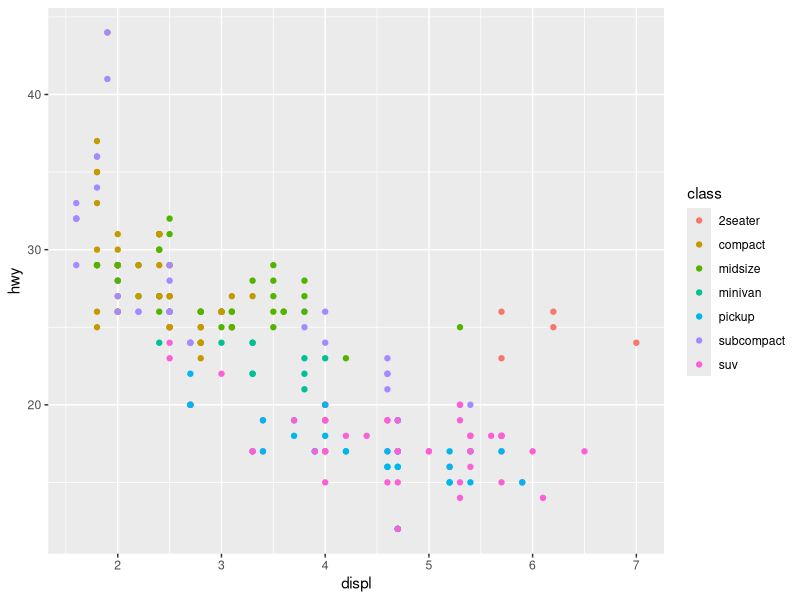
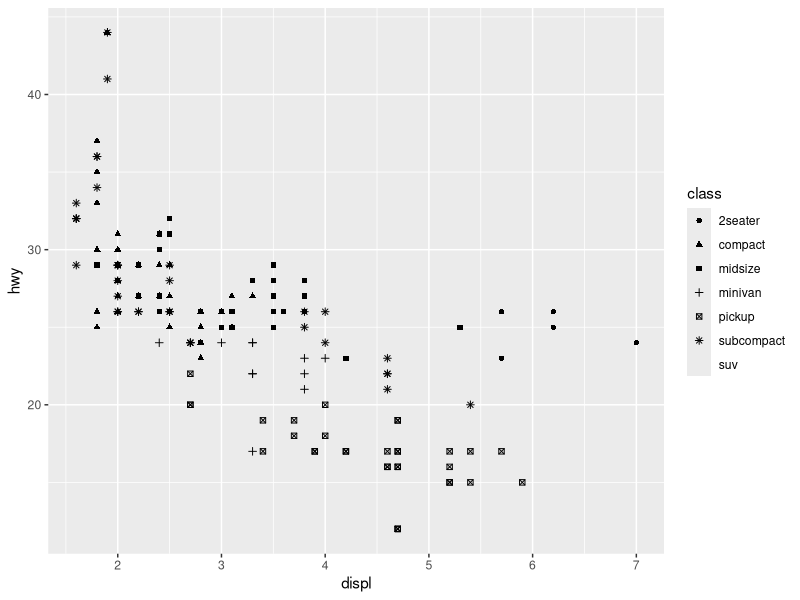
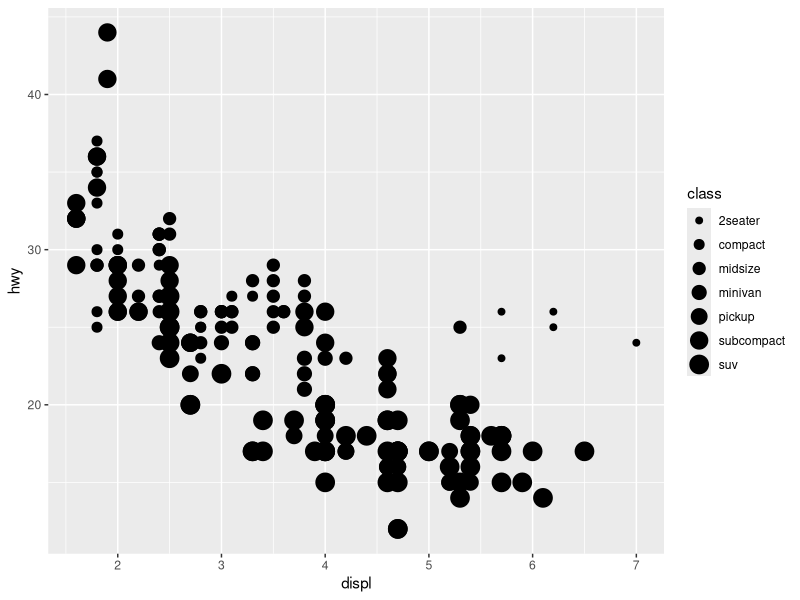
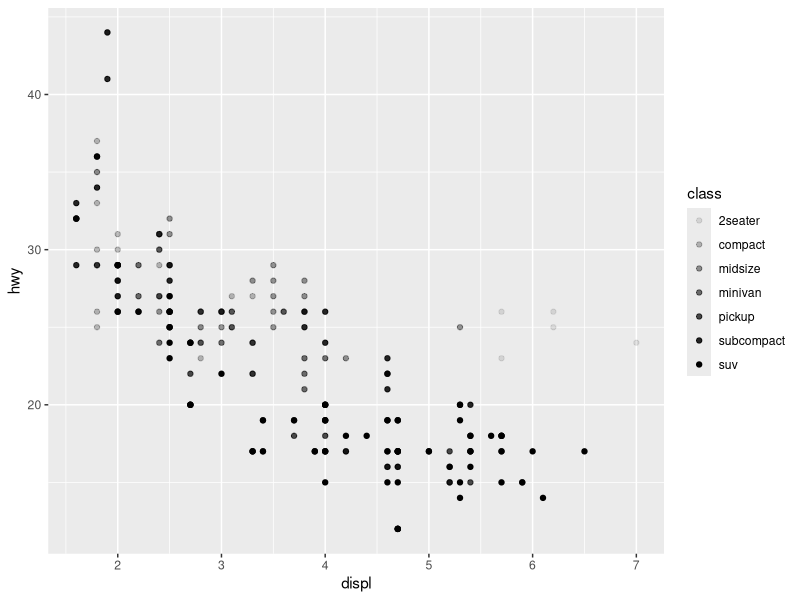
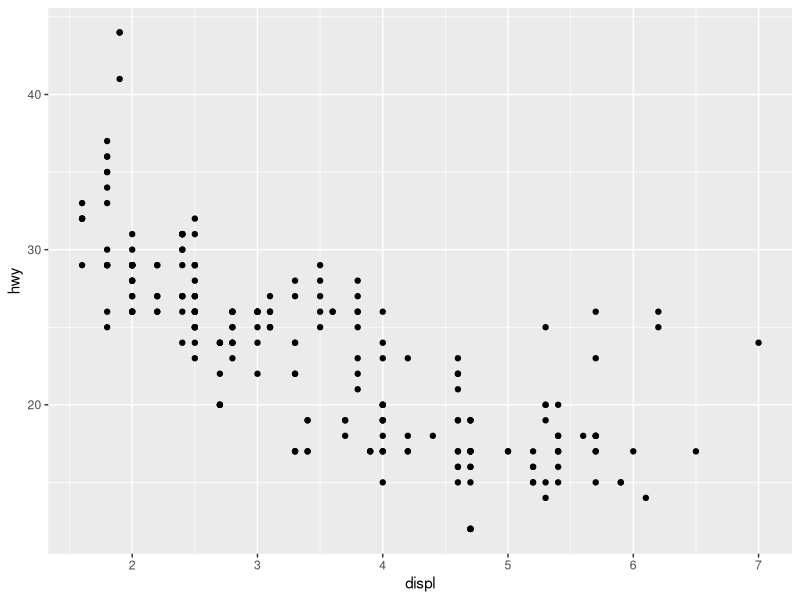
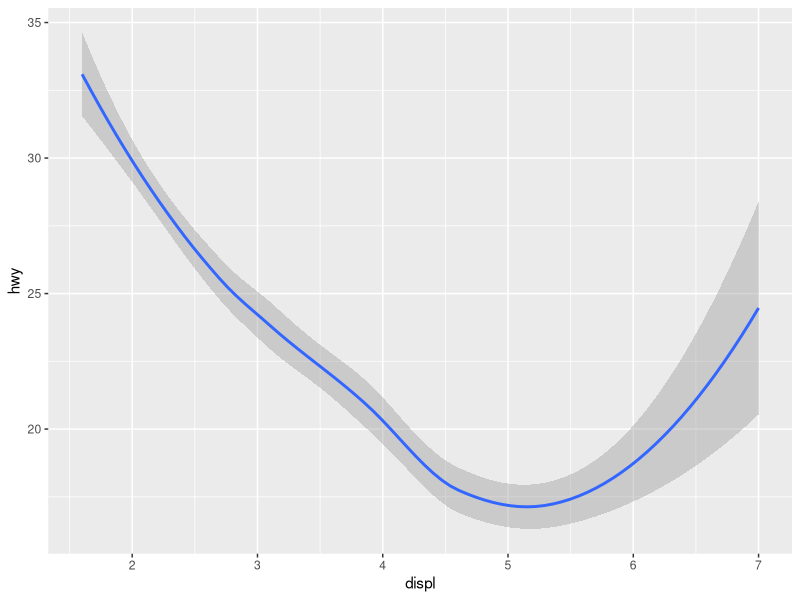
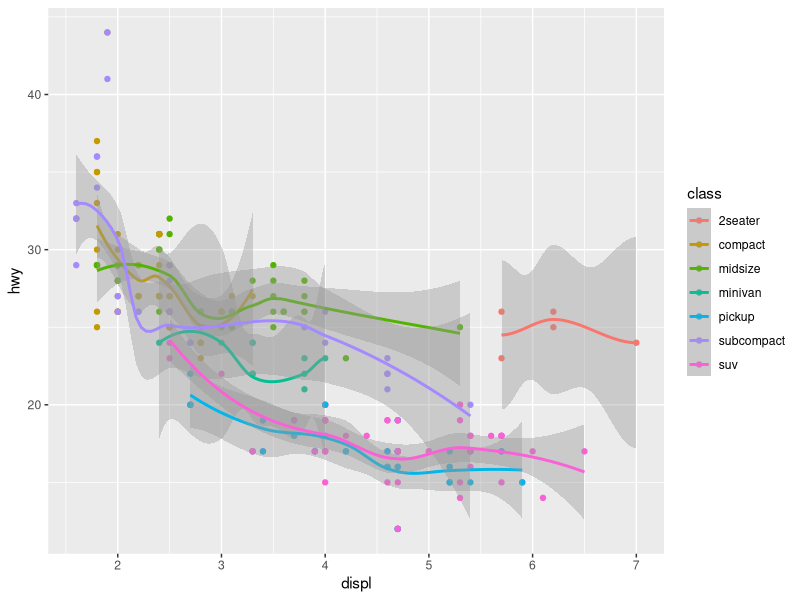
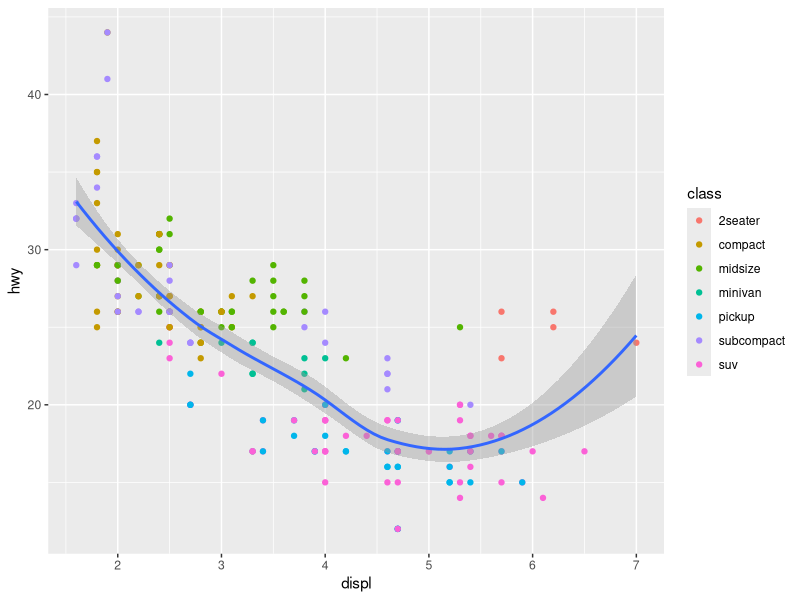

Write the R code that produced these figures, in order.
## ---- chunk 1
library(tidyverse)
## ---- chunk 2
#| label: fig-aesthetic-color
#| fig-cap: "시각속성: 컬러"
ggplot(mpg, aes(x = displ, y = hwy, color = class)) +
  geom_point()
## ---- chunk 3
#| label: fig-aesthetic-shape
#| fig-cap: "시각속성: 형태"
ggplot(mpg, aes(x = displ, y = hwy, shape = class)) +
  geom_point()
## ---- chunk 4
#| label: fig-aesthetic-size
#| fig-cap: "심미성: 크기"
ggplot(mpg, aes(x = displ, y = hwy, size = class)) +
  geom_point()
## ---- chunk 5
#| label: fig-aesthetic-alpha
#| fig-cap: "심미성: 투명도"
ggplot(mpg, aes(x = displ, y = hwy, alpha = class)) +
  geom_point()
## ---- chunk 6
#| label: fig-geometric-point
#| fig-cap: "기하객체: geom_point()"
ggplot(mpg, aes(x = displ, y = hwy)) + 
  geom_point()
## ---- chunk 7
#| label: fig-geometric-smooth
#| fig-cap: "기하객체: geom_smooth()"
ggplot(mpg, aes(x = displ, y = hwy)) + 
  geom_smooth()
## ---- chunk 8
#| label: fig-geometric-point-smooth-1
#| fig-cap: "기하객체: geom_point() + geom_smooth() 1"
ggplot(mpg, aes(x = displ, y = hwy, color = class)) + 
  geom_point() + 
  geom_smooth()
## ---- chunk 9
#| label: fig-geometric-point-smooth-2
#| fig-cap: "기하객체: geom_point() + geom_smooth() 2"
ggplot(mpg, aes(x = displ, y = hwy)) + 
  geom_point(aes(color = class)) + 
  geom_smooth()
## ---- chunk 10
#| label: fig-geometric-histogram-1
#| fig-cap: "기하객체: geom_histogram()"
ggplot(mpg, aes(x = hwy)) +
  geom_histogram(binwidth = 2)
## ---- chunk 11
#| label: fig-geometric-density-1
#| fig-cap: "기하객체: geom_density()"
ggplot(mpg, aes(x = hwy)) +
  geom_density()
## ---- chunk 12
#| label: fig-geometric-boxplot-1
#| fig-cap: "기하객체: geom_boxplot()"
ggplot(mpg, aes(x = hwy)) +
  geom_boxplot()
## ---- chunk 13
#| label: fig-ggplot-variable
#| fig-cap: "ggplot()을 변수에 할당"

p <- ggplot(mpg, aes(x = hwy))
## ---- chunk 14
#| label: fig-ggplot-variable1
#| fig-cap: "변수에 할당된 ggplot() 사용 - 1"

p + geom_density()
## ---- chunk 15
#| label: fig-ggplot-variable2
#| fig-cap: "변수에 할당된 ggplot() 사용 - 2"

p + geom_boxplot()
## ---- chunk 16
#| label: fig-ggplot-data
#| fig-cap: "geom_*()에 다른 데이터를 넣은 경우"
ggplot(mpg, aes(x = displ, y = hwy)) +
  geom_point() +
  geom_smooth(data = subset(mpg, class == "suv"),
              color = "red")
## ---- chunk 17
#| label: fig-scale-1
#| fig-cap: "스케일 설정: 기본값"
ggplot(mpg, aes(x = displ, y = hwy, color = drv)) +
  geom_point() 
## ---- chunk 18
#| label: fig-scale-3
#| fig-cap: "스케일 설정: 수정"
ggplot(mpg, aes(x = displ, y = hwy, color = drv)) +
  geom_point() +
  scale_x_continuous(labels = NULL) +
  scale_y_continuous(breaks = seq(15, 40, by = 5)) +
  scale_color_brewer(palette = "Set1", labels = c("4" = "4-wheel", "f" = "front", "r" = "rear"))
## ---- chunk 19
#| label: fig-scale-4
#| fig-cap: "스케일 설정: 색상 수정"
ggplot(mpg, aes(x = displ, y = hwy, color = drv)) +
  geom_point() +
  scale_x_continuous(labels = NULL) +
  scale_y_continuous(breaks = seq(15, 40, by = 5)) +
  scale_color_manual(values = c("sienna1", "slateblue4", "#698B22"))
## ---- chunk 20
#| label: fig-facet-1
#| fig-cap: "패싯: facet_wrap()"
ggplot(mpg, aes(x = displ, y = hwy)) + 
  geom_point() + 
  facet_wrap(~cyl)
## ---- chunk 21
#| label: fig-facet-2
#| fig-cap: "패싯: facet_grid()"
ggplot(mpg, aes(x = displ, y = hwy)) + 
  geom_point() + 
  facet_grid(drv ~ cyl)
## ---- chunk 22
#| label: fig-stat-1
#| fig-cap: "통계적 변환: geom_bar()"
ggplot(diamonds, aes(x = cut)) + 
  geom_bar()
## ---- chunk 23
#| label: fig-stat-3
#| fig-cap: "통계적 변환: geom_bar()에 stat = identity 지정"
diamonds |>
  count(cut) |> 
  ggplot(aes(x = cut, y = n)) +
  geom_bar(stat = "identity")
## ---- chunk 24
#| label: fig-stat-4
#| fig-cap: "통계적 변환: geom_col()"
diamonds |>
  count(cut) |> 
  ggplot(aes(x = cut, y = n)) +
  geom_col()
## ---- chunk 25
#| label: fig-stat-5
#| fig-cap: "통계적 변환: geom_bar()에 after_stat() 지정"
ggplot(diamonds, aes(x = cut, y = after_stat(prop), group = 1)) + 
  geom_bar()
## ---- chunk 26
#| label: fig-bar-fill-1
#| fig-cap: "position: stack"
ggplot(mpg, aes(x = drv, fill = class)) + 
  geom_bar()
## ---- chunk 27
#| label: fig-bar-fill-2
#| fig-cap: "position: identity"
ggplot(mpg, aes(x = drv, fill = class)) + 
  geom_bar(position = "identity", alpha = 0.5)
## ---- chunk 28
#| label: fig-bar-fill-3
#| fig-cap: "position: dodge"
ggplot(mpg, aes(x = drv, fill = class)) + 
  geom_bar(position = "dodge")
## ---- chunk 29
#| label: fig-bar-fill-4
#| fig-cap: "position: fill"
ggplot(mpg, aes(x = drv, fill = class)) + 
  geom_bar(position = "fill")
## ---- chunk 30
#| label: fig-coordinates-1
#| fig-cap: "coord_clip() 함수"
ggplot(mpg, aes(x = drv, fill = class)) + 
  geom_bar(position = "fill") +
  coord_flip()
## ---- chunk 31
#| label: fig-coordinates-2
#| fig-cap: "coord_fixed() 함수"
ggplot(mpg, aes(cty, hwy)) +
  geom_point() +
  coord_fixed()
## ---- chunk 32
#| label: fig-ggplot-themes-2
#| fig-cap: "theme_bw() 테마의 지정"
ggplot(mpg, aes(x = displ, y = hwy)) +
  geom_point(aes(color = class)) +
  geom_smooth(se = FALSE) +
  theme_bw()
## ---- chunk 33
#| label: fig-ggplot-themes-3
#| fig-cap: "개별 요소의 수정: theme() 함수"
ggplot(mpg, aes(x = displ, y = hwy, color = drv)) +
  geom_point() +
  labs(
    title = "Larger engine sizes tend to have lower fuel economy",
    caption = "Source: https://fueleconomy.gov."
  ) +
  theme(
    legend.position = c(0.6, 0.7),
    legend.direction = "horizontal",
    plot.title = element_text(face = "bold"),
    plot.title.position = "plot",
    plot.caption.position = "plot",
    plot.caption = element_text(hjust = 0)
  )
## ---- chunk 34
#| label: fig-ggplot-label-1
#| fig-cap: "라벨링"
ggplot(mpg, aes(x = displ, y = hwy)) +
  geom_point(aes(color = class)) +
  geom_smooth(se = FALSE) +
  labs(
    x = "Engine displacement (L)",
    y = "Highway fuel economy (mpg)",
    color = "Car type",
    title = "Fuel efficiency generally decreases with engine size",
    subtitle = "Two seaters (sports cars) are an exception because of their light weight",
    caption = "Data from fueleconomy.gov"
  )
## ---- chunk 35
#| label: fig-ggplot-label-2
#| fig-cap: "라벨링: ggrepel 패키지"
library(ggrepel)
ggplot(mpg, aes(displ, hwy)) + 
  geom_point(colour = "red") +
  geom_label_repel(data = mpg |> slice_sample(prop = 0.1), aes(label = class))
## ---- chunk 36
#| label: fig-ggplot-patchwork-1
#| fig-cap: "레이아웃: patchwork 패키지"
library(patchwork)
p1 <- ggplot(mpg, aes(x = displ, y = hwy)) + 
  geom_point() + 
  labs(title = "Plot 1")
p2 <- ggplot(mpg, aes(x = drv, y = hwy)) + 
  geom_boxplot() + 
  labs(title = "Plot 2")
p1 + p2
## ---- chunk 37
#| label: fig-ggplot-save-1
#| fig-cap: "그래프의 저장: ggsave() 함수"
my_plot <- ggplot(mpg, aes(x = displ, y = hwy, color = drv)) +
  geom_point() +
  labs(
    title = "Larger engine sizes tend to have lower fuel economy",
    caption = "Source: https://fueleconomy.gov."
  ) +
  theme(
    legend.position = c(0.6, 0.7),
    legend.direction = "horizontal",
    plot.title = element_text(face = "bold"),
    plot.title.position = "plot",
    plot.caption.position = "plot",
    plot.caption = element_text(hjust = 0)
  )
ggsave(filename = "my_plot.jpg", plot = my_plot, width = 8, height = 8 * 0.618, dpi = 600)
